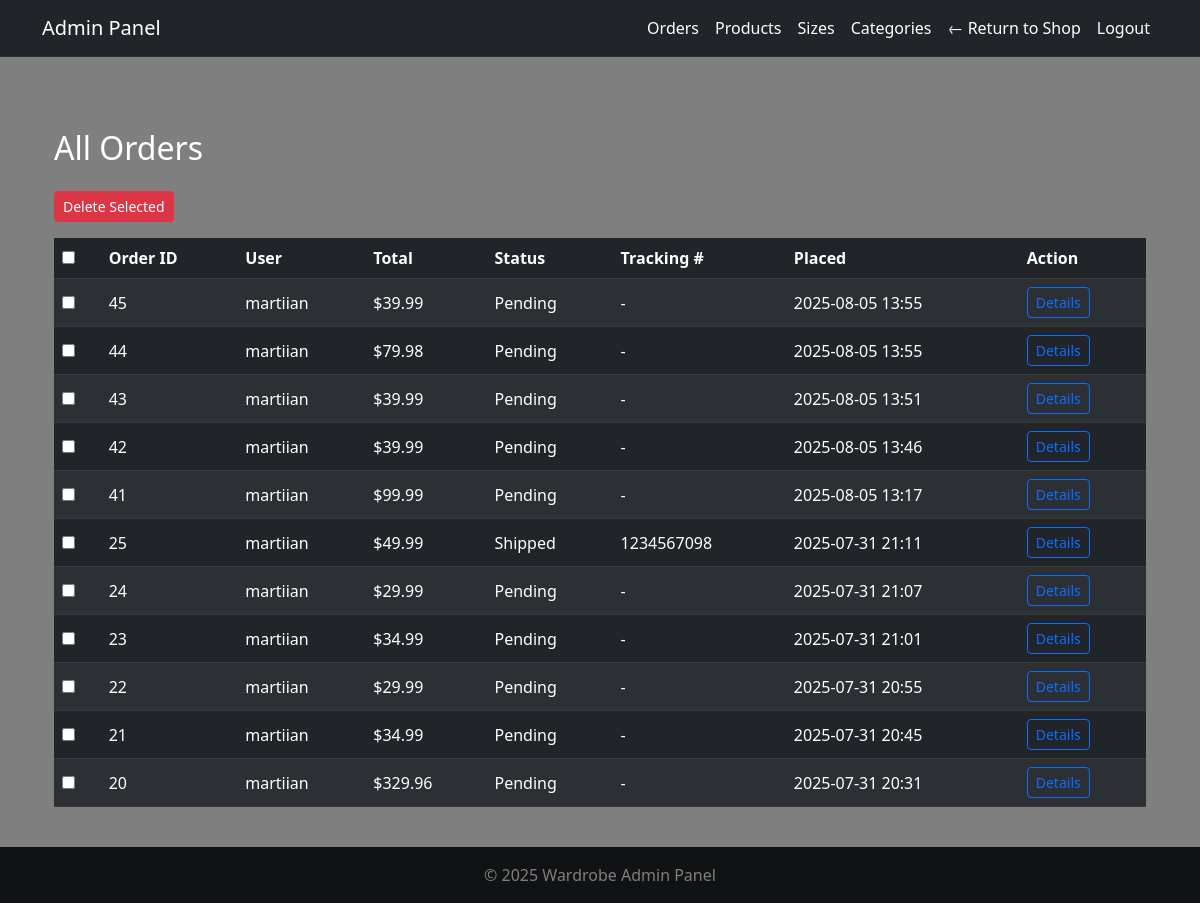
/adminpanel/orders/ (signed in), run on an earlier commit of the app's database.
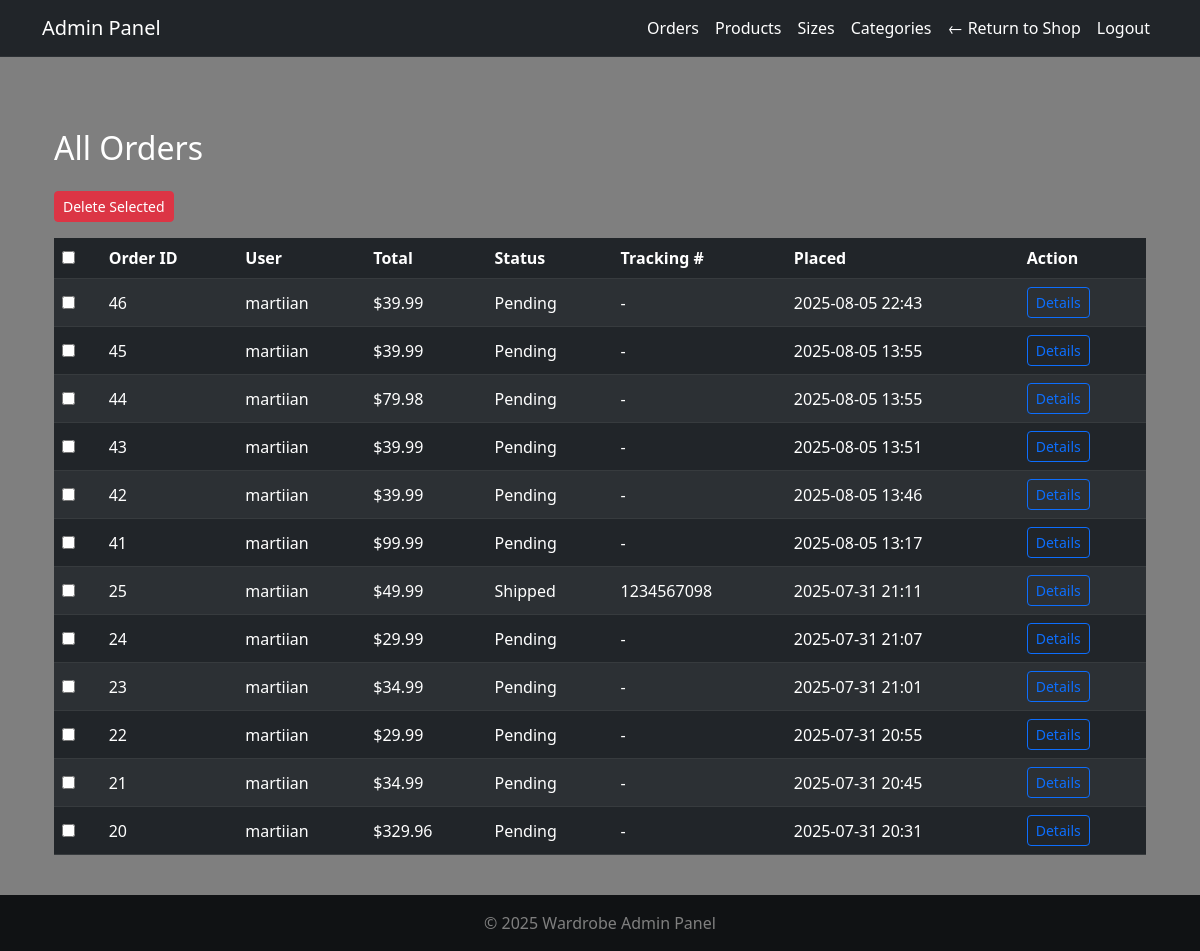
And on a later commit of the database.
### orders/models.py (models this page shows, shortened)
class Order(models.Model):
    PAYMENT_METHOD_CHOICES = [
        ('card', 'Card'),
        ('paypal', 'PayPal'),
    ]
    TRACKING_STATUS_CHOICES = [
        ('Pending', 'Pending'),
        ('Processing', 'Processing'),
        ('Shipped', 'Shipped'),
        ('Delivered', 'Delivered'),
    ]
    DELIVERY_THRESHOLD = Decimal('50.00')
    DELIVERY_FEE = Decimal('5.00')
    user = models.ForeignKey(
        User,
        on_delete=models.CASCADE,
        null=True,
        blank=True
    )
    full_name = models.CharField(max_length=100)
    email = models.EmailField()
    guest_token = models.UUIDField(
        default=uuid.uuid4,
        editable=False,
        null=True,
        blank=True
    )
    address = models.CharField(max_length=255)
    city = models.CharField(max_length=100)
    postal_code = models.CharField(max_length=20)
    country = models.CharField(max_length=100)
    payment_method = models.CharField(
        max_length=50,
        choices=PAYMENT_METHOD_CHOICES,
        default='card',
    )
    total_price = models.DecimalField(max_digits=10, decimal_places=2)
    created_at = models.DateTimeField(auto_now_add=True)
    is_completed = models.BooleanField(default=False)
    tracking_number = models.CharField(
        max_length=100,
        blank=True,
        null=True
    )
    status = models.CharField(
        max_length=20,
        choices=TRACKING_STATUS_CHOICES,
        default='Pending'
    )

### adminpanel/views.py (the view)
# urls.py: path('orders/', views.order_list, name='admin_order_list'),
@login_required
@user_passes_test(admin_required)
def order_list(request):
    orders = Order.objects.all().order_by('-created_at')
    return render(request, 'adminpanel/order_list.html', {
        'orders': orders
    })

### adminpanel/views.py (called while the page is built)
def admin_required(user):
    return user.is_staff or user.is_superuser

### cart/cart.py (called while the page is built)
    def _load_cart_data(self):
        cart = self.session.get(settings.CART_SESSION_ID, {})
        return cart if isinstance(cart, dict) else {}

    def __len__(self):
        return sum(item.get('quantity', 0) for item in self.cart.values())

### cart/context_processors.py (called while the page is built)
def cart_context(request):
    cart = Cart(request)
    return {
        'cart': cart,
        'cart_item_count': len(cart),
    }

### wardrobeapp/context_processors.py (called while the page is built)
def stripe_public_key(request):
    return {
        'STRIPE_PUBLIC_KEY': settings.STRIPE_PUBLIC_KEY
    }

### adminpanel/templates/adminpanel/order_list.html (shortened to what this page needs)
{% extends 'adminpanel/base.html' %}
{% block content %}
<div class="container mt-5">
  <h2 class="mb-4">All Orders</h2>
  <form method="post" action="{% url 'adminpanel:admin_bulk_delete_orders' %}">
    <div class="mb-3">
      <button type="submit" class="btn btn-danger btn-sm" onclick="return confirm('Are you sure you want to delete selected orders?');">
        Delete Selected
      </button>
    </div>
    <table class="table table-striped table-dark align-middle">
      <thead>
        <tr>
          <th><input type="checkbox" id="select-all"></th>
          <th>Order ID</th>
          <th>User</th>
          <th>Total</th>
          <th>Status</th>
          <th>Tracking #</th>
          <th>Placed</th>
          <th>Action</th>
        </tr>
      </thead>
      <tbody>
        {% for order in orders %}
        <tr>
          <td><input type="checkbox" name="order_ids" value="{{ order.id }}"></td>
          <td>{{ order.id }}</td>
          <td>{{ order.user.username }}</td>
          <td>${{ order.total_price }}</td>
          <td>{{ order.status }}</td>
          <td>{{ order.tracking_number|default:"-" }}</td>
          <td>{{ order.created_at|date:"Y-m-d H:i" }}</td>
          <td>
            <a href="{% url 'adminpanel:admin_order_detail' order.id %}" class="btn btn-sm btn-outline-primary">Details</a>
          </td>
        </tr>
        {% endfor %}
      </tbody>
    </table>
  </form>
</div>
{% endblock %}

What changed in the data, as far as the page shows it:
added Order: id "46", user.username "martiian", total_price "39.99", status "Pending", tracking_number "-", created_at "2025-08-05 22:43"
